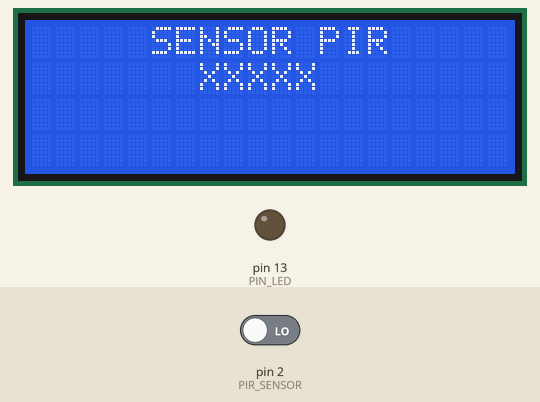
A sketch run on a simulated Arduino Uno, built with avr-gcc and run on an emulated ATmega328P. Shown: 20×4 character LCD, output pins drawn as LEDs (lit = HIGH). Inputs (shaded band) come from the test bench; at power-on: pin 2 (PIR_SENSOR) LOW. What the sketch prints to the serial monitor is not drawn.

Above: at 1.2 s.
1.3 s: pin 2 (PIR_SENSOR) driven HIGH
At 1.9 s:
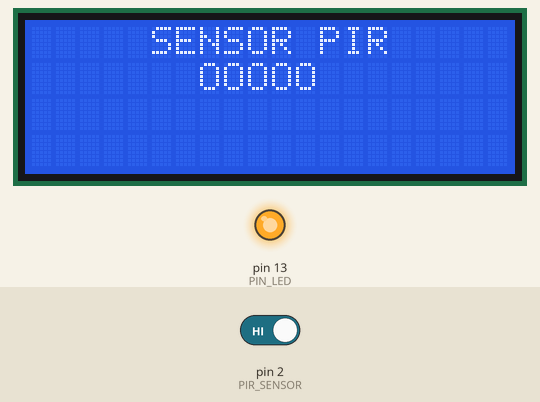
2.8 s: pin 2 (PIR_SENSOR) driven LOW
At 4.1 s:
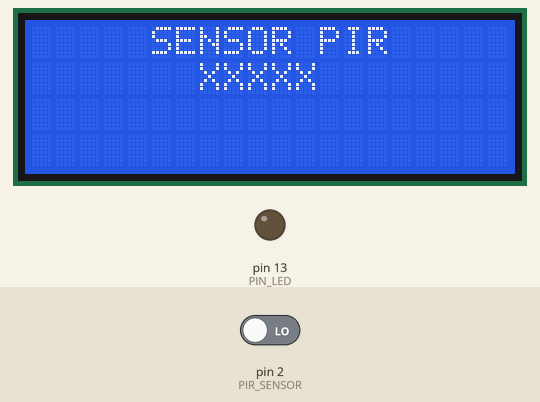
Timing chart, 0 to 5.8 s (numbered marks = the images above; inputs shaded):
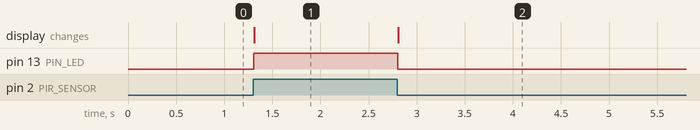

The sketch:

PIR_Sensor.ino
```cpp
#include <Wire.h>
#include <LiquidCrystal_I2C.h>

#define TAMPIL_SERIAL true
#define TAMPIL_LCD    true

#define PIR_SENSOR  2
#define PIN_LED     13

#if TAMPIL_SERIAL
const uint32_t INTERVAL_SERIAL  = 1000; // mili detik
uint32_t millisNow = 0;
#endif

LiquidCrystal_I2C lcd(0x27, 20, 4); // Alamat I2C, Kolom, Baris

bool nilaiSensor = false;

void setup() {
  pinMode(PIR_SENSOR, INPUT);
  pinMode(PIN_LED, OUTPUT);

#if TAMPIL_SERIAL
  Serial.begin(9600);
  Serial.println("STARTED");
  millisNow = millis();
#endif
#if TAMPIL_LCD
  lcd.init();
  lcd.backlight();
  lcd.clear();
  lcd.setCursor(5, 0);
  lcd.print("SENSOR PIR");
#endif
}

void loop() {
  nilaiSensor = digitalRead(PIR_SENSOR);
  digitalWrite(PIN_LED, nilaiSensor);
  if (nilaiSensor) {  // nilaiSensor is HIGH
#if TAMPIL_SERIAL
    if(millis() - millisNow > INTERVAL_SERIAL){
      Serial.println("OOOOO");
      millisNow = millis();
    }
#endif
#if TAMPIL_LCD
    lcd.setCursor(7, 1);
    lcd.print("OOOOO");
#endif
  } else {
#if TAMPIL_SERIAL
    if(millis() - millisNow > INTERVAL_SERIAL){
      Serial.println("XXXXX");
      millisNow = millis();
    }
#endif
#if TAMPIL_LCD
    lcd.setCursor(7, 1);
    lcd.print("XXXXX");
#endif
  }
}
```

Measured:
- after the input at 1.3 s, pin 13 (PIN_LED): LOW → HIGH at once; the display: changes at once (image 1)
- after the input at 2.8 s, pin 13 (PIN_LED): HIGH → LOW at once; the display: changes at once (image 2)
